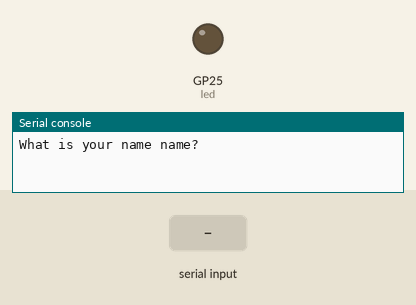
Recording of a program running on a simulated Raspberry Pi Pico running MicroPython. Shown: output pins drawn as LEDs (lit = HIGH), the last lines printed to the serial console. Dashed ring = blinking. The inputs (shaded band) are chosen by the test bench. At 11.3 s the program stops and its outputs stay as they are.

Above: at 1.2 s.
1.3 s: "1" typed at the serial console, then Enter
At 1.42 s:
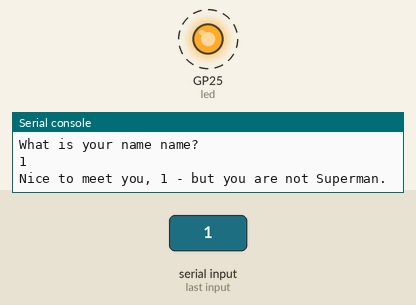
4.3 s: "Clark Kent" typed at the serial console, then Enter
At 7.7 s:
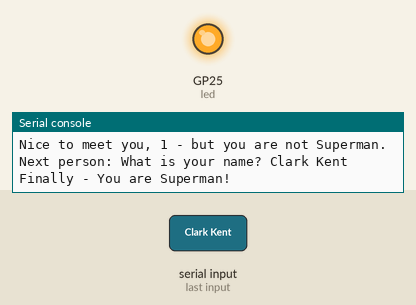
Timing chart, 0 to 12.8 s (numbered marks = the images above; inputs shaded):
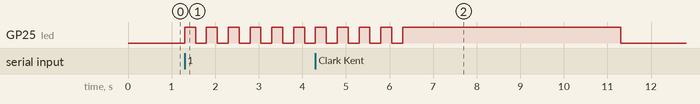

Measured:
- after the input at 1.3 s, GP25 (led): alternates HIGH for 0.25 s and LOW for 0.25 s, starting at once

The program:

Are_You_Superman.py
```python
from machine import Pin
import utime

led = Pin(25, Pin.OUT)

answer = input ("What is your name name? ")
while answer != "Clark Kent":
    print("Nice to meet you, "+answer+" - but you are not Superman.")
    led.value(0)
    for i in range(20):
        led.toggle()
        utime.sleep(0.25)
    answer = input("Next person: What is your name? ")
print("Finally - You are Superman!")
led.value(1)
utime.sleep(5)
led.value(0)
```
